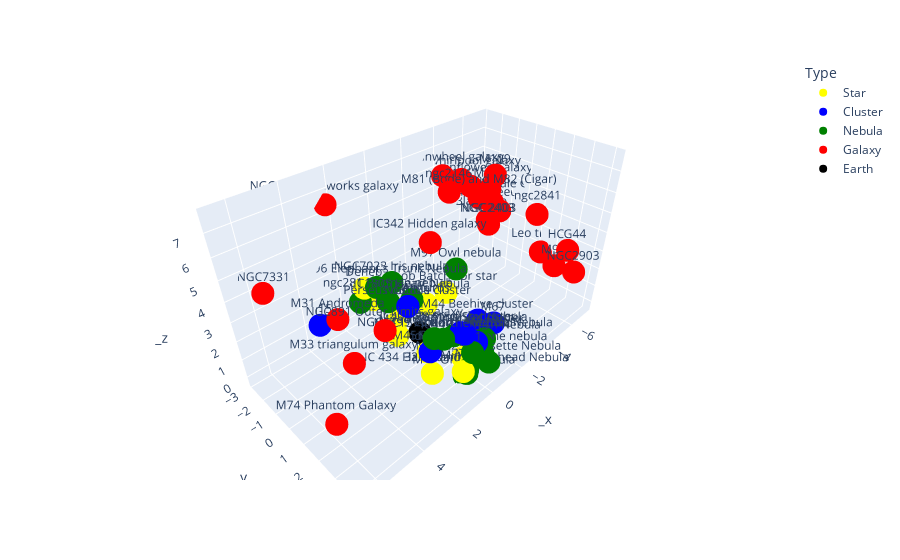

The notebook cell saved with this chart:
### Code cell
fig_log = px.scatter_3d(df_log, x='_x', y='_y', z='_z',
              text='Target',
                   hover_name = 'Dist (ly)',
                   color = 'Type',
                   color_discrete_map = {
                       'Star': 'yellow',
                       'Nebula': 'green',
                       'Cluster': 'blue',
                       'Galaxy': 'red'
                   })

fig_log.add_trace(go.Scatter3d(x = [0], y = [0], z = [0],
                           mode = 'markers',
                          marker = go.scatter3d.Marker(color = 'black'),
                              name = 'Earth'))

### Figure 1 — Plotly figure (JSON) as saved in the notebook; plotly's stock layout.template omitted (floating-point values rounded to 4 significant figures)
{"data": [{"hovertemplate": "<b>%{hovertext}</b><br><br>Type=Star<br>_x=%{x}<br>_y=%{y}<br>_z=%{z}<br>Target=%{text}<extra></extra>", "hovertext": [16.7, 2615, 25, 430, 313, 16, 197, 1200, 548, 36.7, 1300], "legendgroup": "Star", "marker": {"color": "yellow", "symbol": "circle"}, "mode": "markers+text", "name": "Star", "scene": "scene", "showlegend": true, "text": ["Altair", "Deneb", "Vega", "Albireo", "32 Eridani", "40 Eridani - Keid", "Mirach", "Mintaka", "Betelgeuse", "Arcturus", "Bob Batchelor star"], "type": "scatter3d", "x": [0.5615, 1.557, 0.1749, 0.8969, 1.3, 0.5266, 1.779, 0.3752, 0.05721, -1.226, -2.902], "y": [-1.07, -1.832, -1.076, -2.146, 2.127, 1.071, 0.5588, 3.056, 2.715, -0.8246, -1.12], "z": [0.1885, 2.428, 0.8756, 1.235, -0.1286, -0.1604, 1.336, -0.01607, 0.3531, 0.5141, 0.1491]}, {"hovertemplate": "<b>%{hovertext}</b><br><br>Type=Cluster<br>_x=%{x}<br>_y=%{y}<br>_z=%{z}<br>Target=%{text}<extra></extra>", "hovertext": [7500, 4340, 3480, 610, 2600, 3870, 33600, 444, 7500], "legendgroup": "Cluster", "marker": {"color": "blue", "symbol": "circle"}, "mode": "markers+text", "name": "Cluster", "scene": "scene", "showlegend": true, "text": ["Perseus double cluster", "M36 Pinwheel cluster", "M38 Starfish cluster", "M44 Beehive cluster", "M67", "M35", "M15", "M45 Pleiades", "NGC869"], "type": "scatter3d", "x": [1.723, 0.3108, 0.3906, -1.686, -2.272, -0.1269, 3.51, 1.321, 1.727], "y": [1.206, 2.995, 2.844, 2.002, 2.452, 3.267, -2.694, 2.023, 1.199], "z": [3.255, 2.041, 2.074, 0.9519, 0.6993, 1.478, 0.954, 1.082, 3.255]}, {"hovertemplate": "<b>%{hovertext}</b><br><br>Type=Nebula<br>_x=%{x}<br>_y=%{y}<br>_z=%{z}<br>Target=%{text}<extra></extra>", "hovertext": [1200, 7500, 2400, 1300, 1300, 1500, 2350, 1500, 5200, 2100, 9500, 1500, 1500, 6500, 5000, 1000, 1350, 2800, 1300], "legendgroup": "Nebula", "marker": {"color": "green", "symbol": "circle"}, "mode": "markers+text", "name": "Nebula", "scene": "scene", "showlegend": true, "text": ["M27 Dumbbell nebula", "IC1805 Heart Nebula", "IC 1396 Elephant's Trunk Nebula", "M42 Orion Nebula", "M42 Orion Nebula", "IC 434 Flame and Horsehead Nebula", "NGC 2264 Cone nebula", "IC405 Flaming Star Nebula", "NGC 2237 Rosette Nebula", "NGC1579 Northern Trifid", "ngc281 Pacman nebula", "Abell 21 Medusa Nebula", "IC405 Flaming Star Nebula", "M1", "IC443 Jellyfish Nebula", "NGC1499 California Nebula", "M78", "M97 Owl nebula", "NGC7023 Iris nebula"], "type": "scatter3d", "x": [1.416, 1.453, 1.484, 0.3336, 0.3336, 0.2628, -0.591, 0.4987, -0.5432, 1.036, 2.13, -1.171, 0.4987, 0.392, -0.2564, 1.177, 0.1805, -1.938, 0.8245], "y": [-2.462, 1.149, -1.048, 3.082, 3.082, 3.162, 3.268, 2.571, 3.662, 2.507, 0.5015, 2.861, 2.571, 3.513, 3.407, 2.108, 3.125, 0.3873, -0.8131], "z": [1.189, 3.404, 2.851, -0.2926, -0.2926, -0.1385, 0.5786, 1.797, 0.3238, 1.918, 3.322, 0.7278, 1.797, 1.429, 1.417, 1.781, 0.0007588, 2.824, 2.891]}, {"hovertemplate": "<b>%{hovertext}</b><br><br>Type=Galaxy<br>_x=%{x}<br>_y=%{y}<br>_z=%{z}<br>Target=%{text}<extra></extra>", "hovertext": [9700000, 2500000, 3200000, 2500000, 80000000, 31000000, 12000000, 23700000, 29300000, 30000000, 39800000, 20900000, 10700000, 25200000, 30000000, 70000000, 46000000, 27300000, 35000000, 42700000, 30400000, 9650000, 17300000, 83500000, 32600000], "legendgroup": "Galaxy", "marker": {"color": "red", "symbol": "circle"}, "mode": "markers+text", "name": "Galaxy", "scene": "scene", "showlegend": true, "text": ["NGC 2403", "M31 Andromeda", "M33 triangulum galaxy", "M31 Andromeda", "HCG44", "M51 Whirlpool galaxy", "M81 (Bode) and M82 (Cigar)", "M106", "M63 Sunflower Galaxy", "NGC4631 Whale Galaxy", "NGC7331", "M101 Pinwheel galaxy", "IC342 Hidden galaxy", "NGC6946 Fireworks galaxy", "M74 Phantom Galaxy", "ngc2146", "ngc2841", "NGC891 Outer Limits galaxy", "Leo triplet", "NGC4565 Needle galaxy", "NGC2903 ", "NGC2403", "M64 Black Eye galaxy", "M109", "M95"], "type": "scatter3d", "x": [-1.184, 4.725, 5.133, 4.725, -6.623, -4.704, -2.166, -4.984, -5.246, -6.197, 5.864, -3.665, 1.44, 2.304, 6.564, -0.1285, -3.724, 4.466, -7.209, -6.773, -5.563, -1.183, -6.521, -4.726, -6.956], "y": [2.632, 0.8916, 2.228, 0.8916, 3.158, -1.946, 1.307, -0.4132, -1.802, -1.152, -2.22, -2.185, 2.192, -2.874, 2.947, 1.578, 3.068, 3.202, 1.369, -1.083, 4.186, 2.631, -1.648, 0.04949, 2.396], "z": [6.363, 4.22, 3.317, 4.22, 2.937, 5.496, 6.612, 5.42, 4.999, 4.022, 4.295, 5.948, 6.522, 6.42, 2.034, 7.684, 5.953, 5.009, 1.75, 3.343, 2.743, 6.361, 2.674, 6.358, 1.524]}, {"marker": {"color": "black"}, "mode": "markers", "name": "Earth", "type": "scatter3d", "x": [0], "y": [0], "z": [0]}], "layout": {"legend": {"title": {"text": "Type"}, "tracegroupgap": 0}, "margin": {"t": 60}, "scene": {"domain": {"x": [0, 1], "y": [0, 1]}, "xaxis": {"title": {"text": "_x"}}, "yaxis": {"title": {"text": "_y"}}, "zaxis": {"title": {"text": "_z"}}}}}
